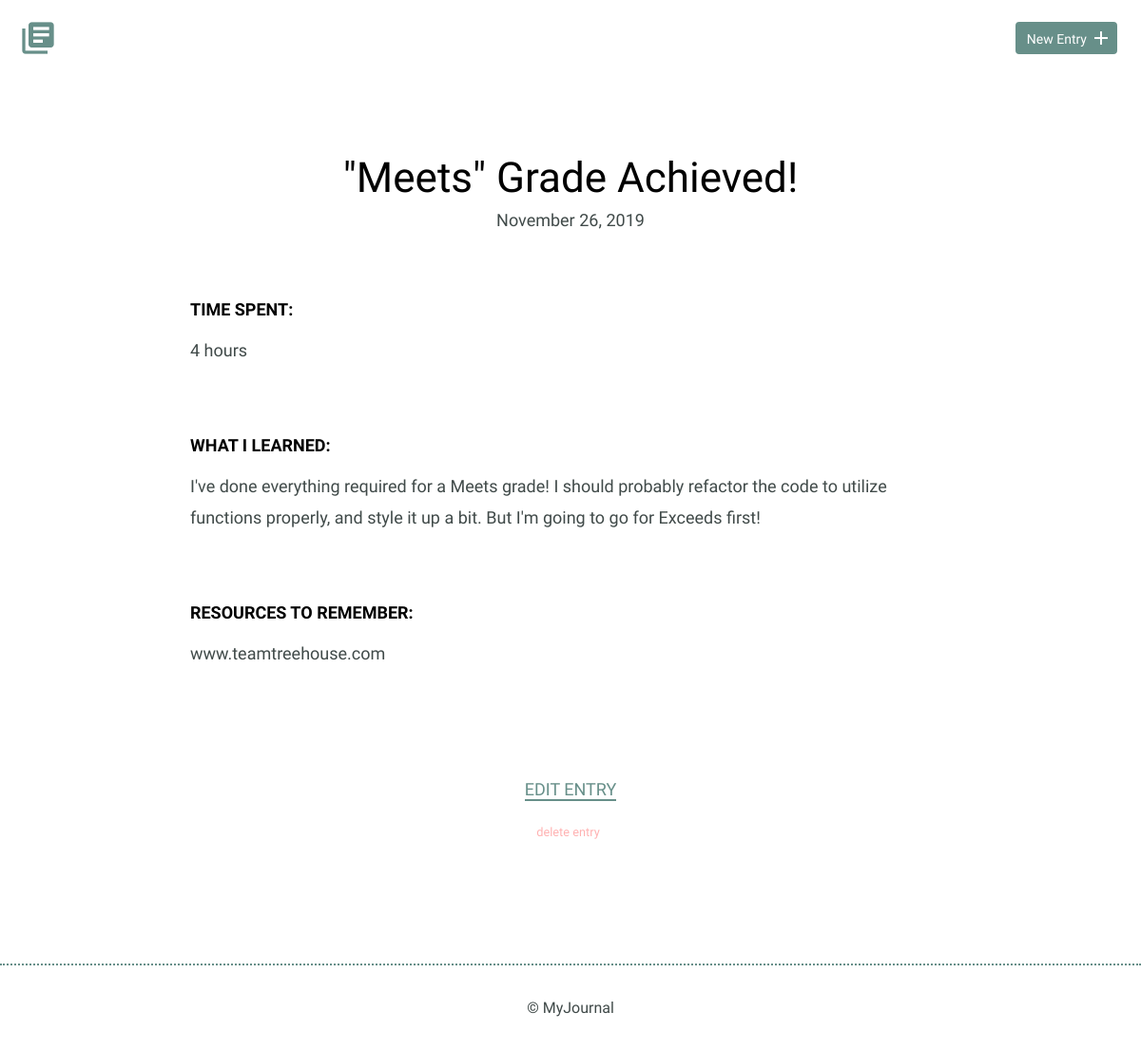
The page /detail.php?id=5 on the database its author committed.
### tables this page shows
CREATE TABLE "entries" (
	"id"	INTEGER,
	"title"	TEXT,
	"date"	TEXT,
	"time_spent"	INTEGER,
	"learned"	BLOB,
	"resources"	BLOB,
	"tags"	BLOB,
	PRIMARY KEY("id")
);

### detail.php (the view, shortened to what this page needs)
<?php
require_once('connection.php');
if (isset($_GET['id'])){
  $id=filter_input(INPUT_GET,'id',FILTER_SANITIZE_NUMBER_INT);
}
try {
  $results = $db->prepare('SELECT * FROM entries WHERE id=?');
  $results->bindParam(1,$id,PDO::PARAM_INT);
  $results->execute();
  $entry = $results->fetch(PDO::FETCH_ASSOC);
} catch (Exception $e){
  echo $e->getMessage();
  die();
}
include('./inc/header.php');
?>
<section>
  <div class="container">
    <div class="entry-list single">
      <article>
        <h1><?= $entry['title']; ?></h1>
        <?php
        $vardate = explode('-',$entry['date']);
        $year = intval($vardate[0]);
        $month = date('F',mktime(0,0,0,intval($vardate[1])));
        $date = intval($vardate[2]);
        ?>
        <time datetime="<?= $entry['date'] ?>"><?= $month; ?> <?= $date ?>, <?= $year; ?></time>
        <div class="entry">
          <h3>Time Spent: </h3>
          <p><?= $entry['time_spent'] ?></p>
        </div>
        <div class="entry">
          <h3>What I Learned:</h3>
          <p><?= $entry['learned'] ?></p>
        </div>
        <div class="entry">
          <h3>Resources to Remember:</h3>
          <p>
          <?php
          if (!empty($entry['resources'])){
            echo $entry['resources'];
          } else {
            echo "None";
          }
          ?>
          </p>
        </div>
      </article>
    </div>
  </div>
  <div class="edit">
    <p><a href="entry.php?id=<?= $id ?>">Edit Entry</a></p>
    <form method="post" onsubmit="return confirm('Do you really want to delete this entry?');">
      <input id="delete-entry" type="submit" value="delete entry" />
    </form>
  </div>
</section>
<?php
include('./inc/footer.php');
?>

### css/site.css (style rules this page uses)
body { font-size: 16px; color: #404a49; font-family: "Cousine", serif; font-weight: 400; }
.container { margin: 0 auto; padding: 0 25px; }
h1, h2, h3 { margin: 0; font-weight: 400; line-height: 1em; color: #000; }
h1 { font-size: 44px; margin-bottom: 12px; }
h3 { font-size: 18px; font-family: "Work Sans", serif; font-weight: 600; text-transform: uppercase; }
p { line-height: 1.8em; font-size: 18px; }
p a { border-bottom: 2px solid #678f89; padding: 0; color: #678f89; text-decoration: none; }
.entry-list, .edit-entry, .new-entry { max-width: 800px; margin: 0 auto; padding: 70px 0 150px 0; }
.entry-list article { margin-bottom: 70px; text-align: center; }
.entry-list article:last-child { margin-bottom: 0; }
.entry-list.single { padding-bottom: 70px; }
.entry-list.single time { font-size: 18px; }
.entry { max-width: 800px; margin: 75px auto 0 auto; text-align: left; }
.entry p { margin-bottom: 40px; }
.edit { padding-bottom: 80px; text-align: center; margin: 0 auto; font-size: 18px; }
.edit p { margin: 0; }
.edit p a { font-weight: 400; text-transform: uppercase; }
.edit form #delete-entry { background: none; border: 0; margin-top: 20px; font-size: 0.8rem; color: red; opacity: 0.3; }
form { margin-bottom: 50px; }
input[type=submit] { margin-right: 5px; }

### rows shown on the page
entries: title "\"Meets\" Grade Achieved!", date "November", date "26", date "2019", time_spent "4 hours", learned "I've done everything required for a Meets grade! I should probably refactor the code to utilize functions properly, and style it up a bit. But I'm going to go for Exceeds first!", resources "www.teamtreehouse.com"
